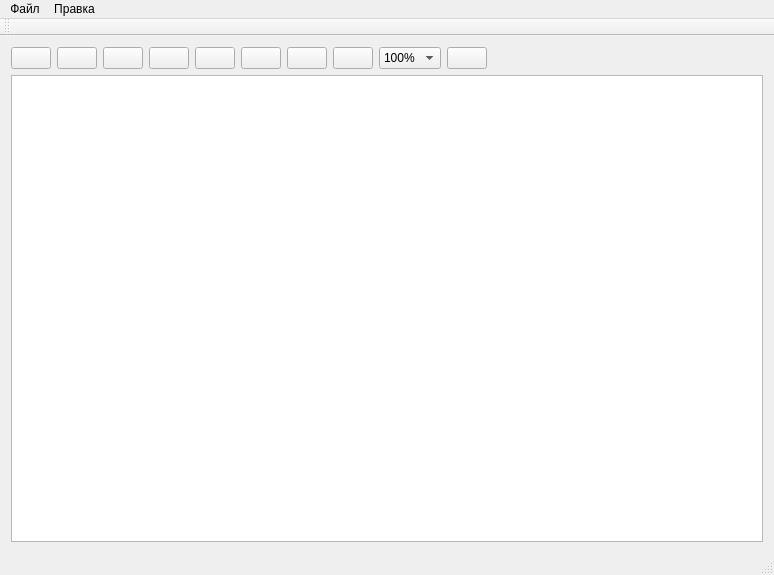
<?xml version="1.0" encoding="UTF-8"?>
<ui version="4.0">
 <class>mainWindowClass</class>
 <widget class="QMainWindow" name="mainWindowClass">
  <property name="geometry">
   <rect>
    <x>0</x>
    <y>0</y>
    <width>774</width>
    <height>575</height>
   </rect>
  </property>
  <property name="windowTitle">
   <string>Редактор диаграмм последовательности</string>
  </property>
  <widget class="QWidget" name="centralWidget">
   <layout class="QGridLayout" name="gridLayout_2">
    <item row="0" column="0">
     <layout class="QGridLayout" name="gridLayout">
      <item row="0" column="0">
       <layout class="QHBoxLayout" name="horizontalLayout">
        <item>
         <widget class="QPushButton" name="addObject">
          <property name="toolTip">
           <string>Добавить объект</string>
          </property>
          <property name="text">
           <string/>
          </property>
          <property name="icon">
           <iconset resource="mainwindow.qrc">
            <normaloff>:/mainWindow/icons/object.png</normaloff>:/mainWindow/icons/object.png</iconset>
          </property>
          <property name="iconSize">
           <size>
            <width>25</width>
            <height>20</height>
           </size>
          </property>
         </widget>
        </item>
        <item>
         <widget class="QPushButton" name="addComment">
          <property name="toolTip">
           <string>Добавить комментарий</string>
          </property>
          <property name="text">
           <string/>
          </property>
          <property name="icon">
           <iconset resource="mainwindow.qrc">
            <normaloff>:/mainWindow/icons/comment.png</normaloff>:/mainWindow/icons/comment.png</iconset>
          </property>
          <property name="iconSize">
           <size>
            <width>25</width>
            <height>20</height>
           </size>
          </property>
         </widget>
        </item>
        <item>
         <widget class="QPushButton" name="addMessage">
          <property name="toolTip">
           <string>Добавить синхронное сообщение</string>
          </property>
          <property name="text">
           <string/>
          </property>
          <property name="icon">
           <iconset resource="mainwindow.qrc">
            <normaloff>:/mainWindow/icons/arrow.png</normaloff>:/mainWindow/icons/arrow.png</iconset>
          </property>
          <property name="iconSize">
           <size>
            <width>25</width>
            <height>20</height>
           </size>
          </property>
         </widget>
        </item>
        <item>
         <widget class="QPushButton" name="addCreationMessage">
          <property name="enabled">
           <bool>true</bool>
          </property>
          <property name="toolTip">
           <string>Добавить сообщение создания</string>
          </property>
          <property name="text">
           <string/>
          </property>
          <property name="icon">
           <iconset resource="mainwindow.qrc">
            <normaloff>:/mainWindow/icons/arrowcr.png</normaloff>:/mainWindow/icons/arrowcr.png</iconset>
          </property>
          <property name="iconSize">
           <size>
            <width>25</width>
            <height>20</height>
           </size>
          </property>
         </widget>
        </item>
        <item>
         <widget class="QPushButton" name="addLoop">
          <property name="toolTip">
           <string>Добавить цикл</string>
          </property>
          <property name="text">
           <string/>
          </property>
          <property name="icon">
           <iconset resource="mainwindow.qrc">
            <normaloff>:/mainWindow/icons/cycle.png</normaloff>:/mainWindow/icons/cycle.png</iconset>
          </property>
          <property name="iconSize">
           <size>
            <width>25</width>
            <height>20</height>
           </size>
          </property>
         </widget>
        </item>
        <item>
         <widget class="QPushButton" name="addStop">
          <property name="enabled">
           <bool>true</bool>
          </property>
          <property name="toolTip">
           <string>Добавить/Удалить остановку линии жизни</string>
          </property>
          <property name="text">
           <string/>
          </property>
          <property name="icon">
           <iconset resource="mainwindow.qrc">
            <normaloff>:/mainWindow/icons/cancel1.png</normaloff>:/mainWindow/icons/cancel1.png</iconset>
          </property>
          <property name="iconSize">
           <size>
            <width>25</width>
            <height>20</height>
           </size>
          </property>
         </widget>
        </item>
        <item>
         <widget class="QPushButton" name="zoom_in">
          <property name="toolTip">
           <string>Увеличить</string>
          </property>
          <property name="text">
           <string/>
          </property>
          <property name="icon">
           <iconset resource="mainwindow.qrc">
            <normaloff>:/mainWindow/icons/zoomin.png</normaloff>:/mainWindow/icons/zoomin.png</iconset>
          </property>
          <property name="iconSize">
           <size>
            <width>25</width>
            <height>20</height>
           </size>
          </property>
         </widget>
        </item>
        <item>
         <widget class="QPushButton" name="zoom_out">
          <property name="toolTip">
           <string>Уменьшить</string>
          </property>
          <property name="text">
           <string/>
          </property>
          <property name="icon">
           <iconset resource="mainwindow.qrc">
            <normaloff>:/mainWindow/icons/zoomout.png</normaloff>:/mainWindow/icons/zoomout.png</iconset>
          </property>
          <property name="iconSize">
           <size>
            <width>25</width>
            <height>20</height>
           </size>
          </property>
         </widget>
        </item>
        <item>
         <widget class="QComboBox" name="scaleCombo">
          <property name="currentIndex">
           <number>2</number>
          </property>
          <item>
           <property name="text">
            <string>50%</string>
           </property>
          </item>
          <item>
           <property name="text">
            <string>75%</string>
           </property>
          </item>
          <item>
           <property name="text">
            <string>100%</string>
           </property>
          </item>
          <item>
           <property name="text">
            <string>150%</string>
           </property>
          </item>
          <item>
           <property name="text">
            <string>200%</string>
           </property>
          </item>
         </widget>
        </item>
        <item>
         <widget class="QPushButton" name="removeObject">
          <property name="toolTip">
           <string>Удалить</string>
          </property>
          <property name="text">
           <string/>
          </property>
          <property name="icon">
           <iconset resource="mainwindow.qrc">
            <normaloff>:/mainWindow/icons/trash.png</normaloff>:/mainWindow/icons/trash.png</iconset>
          </property>
          <property name="iconSize">
           <size>
            <width>25</width>
            <height>20</height>
           </size>
          </property>
         </widget>
        </item>
        <item>
         <spacer name="horizontalSpacer">
          <property name="orientation">
           <enum>Qt::Horizontal</enum>
          </property>
          <property name="sizeHint" stdset="0">
           <size>
            <width>278</width>
            <height>20</height>
           </size>
          </property>
         </spacer>
        </item>
       </layout>
      </item>
      <item row="1" column="0">
       <widget class="QGraphicsView" name="canvas"/>
      </item>
     </layout>
    </item>
   </layout>
  </widget>
  <widget class="QMenuBar" name="menuBar">
   <property name="geometry">
    <rect>
     <x>0</x>
     <y>0</y>
     <width>774</width>
     <height>21</height>
    </rect>
   </property>
   <widget class="QMenu" name="menu">
    <property name="title">
     <string>Файл</string>
    </property>
    <widget class="QMenu" name="menu_3">
     <property name="title">
      <string>Последние диаграммы</string>
     </property>
     <addaction name="lastdiagram1"/>
     <addaction name="lastdiagram2"/>
     <addaction name="lastdiagram3"/>
     <addaction name="lastdiagram4"/>
     <addaction name="lastdiagram5"/>
    </widget>
    <addaction name="createFile"/>
    <addaction name="openFile"/>
    <addaction name="saveFile"/>
    <addaction name="saveFileAs"/>
    <addaction name="saveImage"/>
    <addaction name="printAction"/>
    <addaction name="menu_3"/>
    <addaction name="exitAction"/>
   </widget>
   <widget class="QMenu" name="menu_2">
    <property name="title">
     <string>Правка</string>
    </property>
    <addaction name="cutAction"/>
    <addaction name="copyAction"/>
    <addaction name="pasteAction"/>
   </widget>
   <addaction name="menu"/>
   <addaction name="menu_2"/>
  </widget>
  <widget class="QToolBar" name="mainToolBar">
   <attribute name="toolBarArea">
    <enum>TopToolBarArea</enum>
   </attribute>
   <attribute name="toolBarBreak">
    <bool>false</bool>
   </attribute>
  </widget>
  <widget class="QStatusBar" name="statusBar"/>
  <action name="createFile">
   <property name="text">
    <string>Создать</string>
   </property>
  </action>
  <action name="openFile">
   <property name="text">
    <string>Открыть...</string>
   </property>
   <property name="iconText">
    <string>Открыть...</string>
   </property>
   <property name="toolTip">
    <string>Открыть...</string>
   </property>
  </action>
  <action name="saveFile">
   <property name="text">
    <string>Сохранить</string>
   </property>
  </action>
  <action name="saveFileAs">
   <property name="text">
    <string>Сохранить как...</string>
   </property>
  </action>
  <action name="saveImage">
   <property name="text">
    <string>Сохранить в изображение...</string>
   </property>
   <property name="iconText">
    <string>Сохранить в изображение...</string>
   </property>
   <property name="toolTip">
    <string>Сохранить в изображение...</string>
   </property>
  </action>
  <action name="printAction">
   <property name="text">
    <string>Печать...</string>
   </property>
   <property name="iconText">
    <string>Печать...</string>
   </property>
   <property name="toolTip">
    <string>Печать...</string>
   </property>
  </action>
  <action name="exitAction">
   <property name="text">
    <string>Выход</string>
   </property>
  </action>
  <action name="cutAction">
   <property name="text">
    <string>Вырезать</string>
   </property>
  </action>
  <action name="copyAction">
   <property name="text">
    <string>Копировать</string>
   </property>
  </action>
  <action name="pasteAction">
   <property name="text">
    <string>Вставить</string>
   </property>
  </action>
  <action name="lastdiagram1">
   <property name="text">
    <string>&lt;Пусто&gt;</string>
   </property>
  </action>
  <action name="lastdiagram2">
   <property name="text">
    <string>&lt;Пусто&gt;</string>
   </property>
  </action>
  <action name="lastdiagram3">
   <property name="text">
    <string>&lt;Пусто&gt;</string>
   </property>
  </action>
  <action name="lastdiagram4">
   <property name="text">
    <string>&lt;Пусто&gt;</string>
   </property>
  </action>
  <action name="lastdiagram5">
   <property name="text">
    <string>&lt;Пусто&gt;</string>
   </property>
  </action>
 </widget>
 <layoutdefault spacing="6" margin="11"/>
 <resources>
  <include location="mainwindow.qrc"/>
 </resources>
 <connections/>
</ui>
